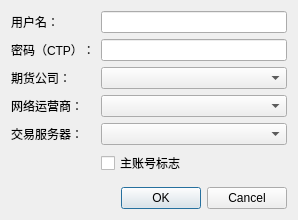
<?xml version="1.0" encoding="UTF-8"?>
<ui version="4.0">
 <class>Dialog</class>
 <widget class="QDialog" name="Dialog">
  <property name="geometry">
   <rect>
    <x>0</x>
    <y>0</y>
    <width>298</width>
    <height>220</height>
   </rect>
  </property>
  <property name="windowTitle">
   <string>添加账户</string>
  </property>
  <layout class="QGridLayout" name="gridLayout">
   <item row="0" column="0">
    <widget class="QLabel" name="label">
     <property name="text">
      <string>用户名：</string>
     </property>
    </widget>
   </item>
   <item row="0" column="1">
    <widget class="QLineEdit" name="userIDLineEdit"/>
   </item>
   <item row="1" column="0">
    <widget class="QLabel" name="label_2">
     <property name="text">
      <string>密码（CTP）：</string>
     </property>
    </widget>
   </item>
   <item row="1" column="1">
    <widget class="QLineEdit" name="passwordLineEdit"/>
   </item>
   <item row="2" column="0">
    <widget class="QLabel" name="label_3">
     <property name="text">
      <string>期货公司：</string>
     </property>
    </widget>
   </item>
   <item row="2" column="1">
    <widget class="QComboBox" name="brokerNameComboBox"/>
   </item>
   <item row="3" column="0">
    <widget class="QLabel" name="label_4">
     <property name="text">
      <string>网络运营商：</string>
     </property>
    </widget>
   </item>
   <item row="3" column="1">
    <widget class="QComboBox" name="operatorComboBox"/>
   </item>
   <item row="4" column="0">
    <widget class="QLabel" name="label_5">
     <property name="text">
      <string>交易服务器：</string>
     </property>
    </widget>
   </item>
   <item row="4" column="1">
    <widget class="QComboBox" name="tdAddressComboBox"/>
   </item>
   <item row="5" column="1">
    <widget class="QCheckBox" name="accountCheckBox">
     <property name="text">
      <string>主账号标志</string>
     </property>
    </widget>
   </item>
   <item row="6" column="1">
    <spacer name="verticalSpacer">
     <property name="orientation">
      <enum>Qt::Vertical</enum>
     </property>
     <property name="sizeHint" stdset="0">
      <size>
       <width>20</width>
       <height>16</height>
      </size>
     </property>
    </spacer>
   </item>
   <item row="7" column="0" colspan="2">
    <layout class="QHBoxLayout" name="horizontalLayout">
     <item>
      <spacer name="horizontalSpacer">
       <property name="orientation">
        <enum>Qt::Horizontal</enum>
       </property>
       <property name="sizeHint" stdset="0">
        <size>
         <width>40</width>
         <height>20</height>
        </size>
       </property>
      </spacer>
     </item>
     <item>
      <widget class="QDialogButtonBox" name="buttonBox">
       <property name="standardButtons">
        <set>QDialogButtonBox::Cancel|QDialogButtonBox::Ok</set>
       </property>
      </widget>
     </item>
    </layout>
   </item>
  </layout>
 </widget>
 <resources/>
 <connections/>
</ui>
